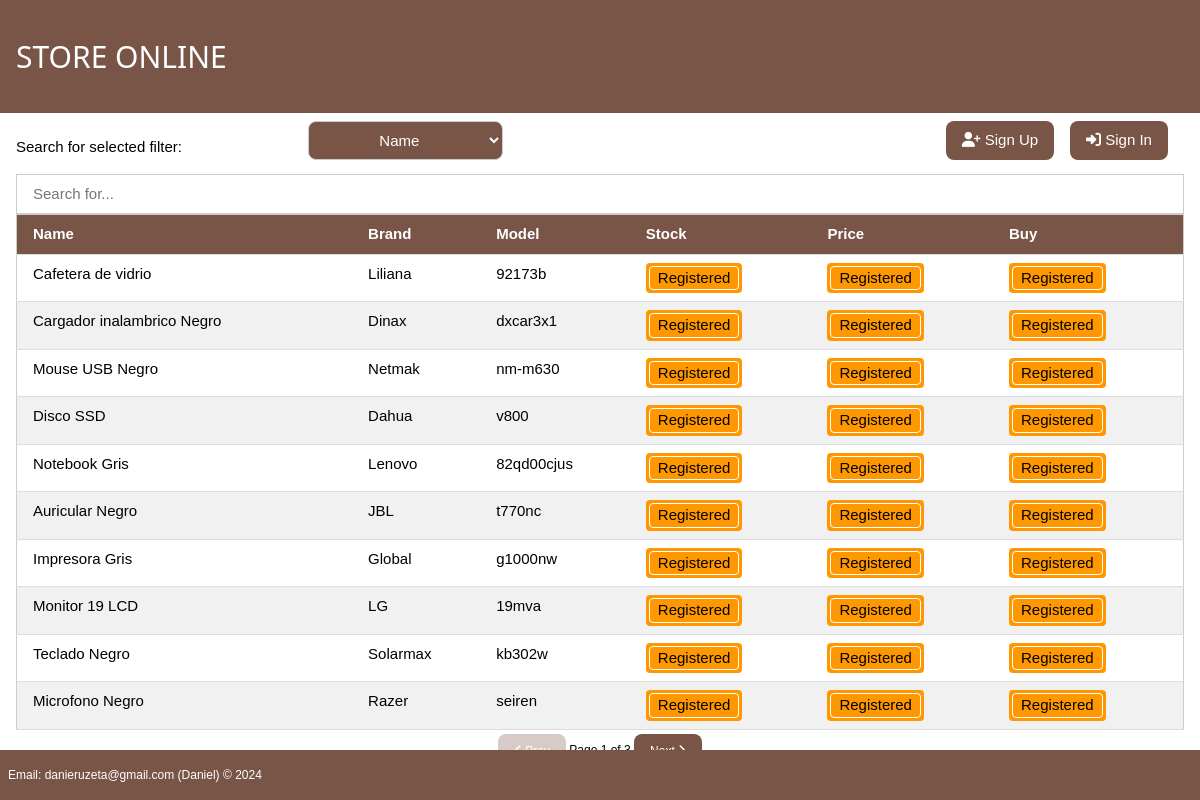
The page / on the database its author committed.
### tables this page shows
CREATE TABLE item (
  itemId INT UNSIGNED NOT NULL AUTO_INCREMENT,
  itemName VARCHAR(100) NOT NULL,
  brand VARCHAR(100) NOT NULL, 
  model VARCHAR(100) NOT NULL,
  stock INT NOT NULL DEFAULT 0,
  price DECIMAL(15,2) NOT NULL DEFAULT 0,
  isActive BOOLEAN DEFAULT TRUE,
  PRIMARY KEY (itemId)
);

### index.php (called while the page is built, shortened)
<?php
require "Config/Autoload.php";
require_once(VIEWS_PATH."head.php");
Router::Route(new Request());
require_once(VIEWS_PATH."footer.php");
?>

### Controllers/HomeController.php (called while the page is built, shortened)
<?php
class HomeController {
  public function Index() {
    $itemDAO = new ItemDAO();
    $itemList = $itemDAO->getAllItem();
    require_once(VIEWS_PATH . "welcome.php");
  }
}
?>

### Config/Autoload.php (called while the page is built, shortened)
<?php
class Autoload {
  public static function Start() {
		spl_autoload_register(function($className) {
    	$classPath = ucwords(str_replace("\\", "/", ROOT.$className).".php");
		});
  }
}
?>

### DAO/Connection.php (called while the page is built, shortened)
<?php
class Connection {
  private $pdo = NULL;
  private $pdoStatement = NULL;
  private static $instance = NULL;
  private function __construct() {
    try {
      $this->pdo = new PDO(DSN, DB_USER, DB_PASS);
      $this->pdo->setAttribute(PDO::ATTR_ERRMODE, PDO::ERRMODE_EXCEPTION);
    }
    catch(Exception $e) {
      throw $e;
    }
  }
  public static function GetInstance() {
    if(self::$instance == NULL) {
      self::$instance = new Connection();
    }
    return self::$instance;
  }
  public function Execute($query, $parameters = array(), $queryType = QueryType::Query) {
    try {
      $this->Prepare($query);
      $this->pdoStatement->execute();
      return $this->pdoStatement->fetchAll();
    }
    catch(Exception $e) {
      throw $e;
    }
  }
  private function Prepare($query) {
    try {
      $this->pdoStatement = $this->pdo->prepare($query);
    }
    catch(Exception $e) {
      throw $e;
    }
  }
}
?>

### DAO/ItemDAO.php (called while the page is built, shortened)
<?php
class ItemDAO implements IItemDAO {
  private $tableName = "item";
  private $itemList = array();
  public function getAllItem() {
    try {
      $query =
        <<<SQL
          SELECT *
          FROM {$this->tableName};
        SQL;
      $this->connection = Connection::GetInstance();
      $result = $this->connection->Execute($query);
      foreach ($result as $row) {
        $item = new Item();
        $item->setItemId($row["itemId"]);
        $item->setItemName($row["itemName"]);
        $item->setBrand($row["brand"]);
        $item->setModel($row["model"]);
        $item->setStock($row["stock"]);
        $item->setPrice($row["price"]);
        $item->setIsActive($row["isActive"]);
        array_push($this->itemList, $item);
      }
      return $this->itemList;
    }
    catch(PDOException $e) {
      throw $e;
    }
  }
}
?>

### Models/Item.php (called while the page is built, shortened)
<?php
class Item {
  private $itemName;
  private $brand;
  private $model;
  private $isActive;
  public function __construct(
    $itemName = NULL,
    $brand = NULL,
    $model = NULL,
    $stock = 0,
    $price = 0.0,
    $isActive = TRUE
  )
  {
    $this->itemName = $itemName;
    $this->brand = $brand;
    $this->model = $model;
    $this->isActive = $isActive;
  }
  public function setItemId($itemId) {
    return $this;
  }
  public function getItemName() {
    return $this->itemName;
  }
  public function setItemName($itemName) {
    $this->itemName = $itemName;
    return $this;
  }
  public function getBrand() {
    return $this->brand;
  }
  public function setBrand($brand) {
    $this->brand = $brand;
    return $this;
  }
  public function getModel() {
    return $this->model;
  }
  public function setModel($model) {
    $this->model = $model;
    return $this;
  }
  public function setStock($stock) {
    return $this;
  }
  public function setPrice($price) {
    return $this;
  }
  public function getIsActive() {
    return $this->isActive;
  }
  public function setIsActive($isActive) {
    $this->isActive = $isActive;
    return $this;
  }
}
?>

### Views/welcome.php (the view, shortened to what this page needs)
<div class="w3-container w3-padding-24 w3-brown">
  <h2>STORE ONLINE</h2>
</div>
<div class="w3-container w3-padding">
  <div class="w3-row">
    <div class="w3-col s3">
			<p>Search for selected filter:</p>
		</div>
		<div class="w3-col s2">
      <select id="filterField" class="w3-select w3-border w3-center w3-round-large w3-brown">
				<option value="0" selected>Name</option>
			</select>
		</div>
    <div class="w3-col s7">
      <div class="w3-container w3-right">
        <button onclick="document.getElementById('modalLogin').style.display='block'"
          class="w3-button w3-brown w3-round-large"><i class="fas fa-sign-in-alt"></i> Sign In</button>
        <?php $signupUrl = FRONT_ROOT . 'Customer/SignUpView'; ?>
        <a href="<?php echo $signupUrl; ?>" class="w3-btn w3-round-large w3-brown w3-left w3-margin-right"><i class="fas fa-user-plus"></i> Sign Up</a>
    </div>
  </div>
  <input class="w3-input w3-border w3-hover-border-brown w3-padding" type="text" id="Input" onkeyup="filterTable()" placeholder="Search for...">
	<table class="w3-table-all" id="Table">
    <thead>
      <tr class="w3-brown">
        <th>Name</th>
        <th>Brand</th>
        <th>Model</th>
        <th>Stock</th>
        <th>Price</th>
        <th>Buy</th>
      </tr>
    </thead>
    <tbody id="tableBody">
      <?php
        if(isset($itemList)) {
          foreach ($itemList as $item) {
            if($item->getIsActive()) {
      ?>
              <tr class="w3-hover-deep-orange">
                <td><?php echo $item->getItemName(); ?></td>
                <td><?php echo $item->getBrand(); ?></td>
                <td><?php echo $item->getModel(); ?></td>
                <td>
                  <div class="w3-tag w3-round w3-orange" style="padding:3px">
                    <div class="w3-tag w3-round w3-orange w3-border w3-border-white">
                      Registered
                    </div>
                  </div>
                </td>
                <td>
                  <div class="w3-tag w3-round w3-orange" style="padding:3px">
                    <div class="w3-tag w3-round w3-orange w3-border w3-border-white">
                      Registered
                    </div>
                  </div>
                </td>
                <td>
                  <div class="w3-tag w3-round w3-orange" style="padding:3px">
                    <div class="w3-tag w3-round w3-orange w3-border w3-border-white">
                      Registered
                    </div>
                  </div>
                </td>
              </tr>
      <?php
            }
          }
        }
      ?>
    </tbody>
  </table>
  <?php include 'pagination.php';?>
</div>

### Views/head.php (shortened to what this page needs)
<!doctype html>
<html lang="en">
<head>
  <link rel="stylesheet" href="<?php echo CSS_PATH ?>w3.css">
  <link rel="stylesheet" href="<?php echo CSS_PATH ?>/css/all.min.css">
  <link rel="stylesheet" href="<?php echo CSS_PATH ?>/css/custom.css">
</head>
<body>
<div class="content">

### Config/Router.php (shortened to what this page needs)
<?php
class Router {
  public static function Route(Request $request) {
    $methodName = $request->getmethod();
    $methodParameters = $request->getparameters();
    $controller = new $controllerClassName;
    if(!isset($methodParameters)) {
      call_user_func(array($controller, $methodName));
    }
    else {
      call_user_func_array(array($controller, $methodName), $methodParameters);
    }
  }
}
?>

### Views/pagination.php (shortened to what this page needs)
<div>
  <?php
    $paginationColor = "w3-brown";
  ?>
  <div class="w3-center w3-padding-small w3-small" id="pagination">
    <button class="w3-button w3-round-large <?php echo $paginationColor; ?>"
      onclick="changePage(-1)" id="prevBtn"><i class="fas fa-chevron-left"></i> Prev</button>
    <span id="pageInfo">Page 1 of 1</span>
    <button class="w3-button w3-round-large <?php echo $paginationColor; ?>"
      onclick="changePage(1)" id="nextBtn">Next <i class="fas fa-chevron-right"></i></button>
  </div>
</div>

### Views/footer.php (shortened to what this page needs)
</div>
  <?php
    $footerColor = "w3-brown";
  ?>
<div class="w3-container w3-padding-small w3-small w3-bottom <?php echo $footerColor; ?>">
  <?php
    $currentDate = date('Y');
    echo
      <<<HTML
        <p>Email: danieruzeta@gmail.com (Daniel)
        © $currentDate</p>
      HTML;
  ?>
</div>
</body>
</html>

### Resources/css/w3.css (style rules this page uses)
html { box-sizing:border-box }
*,*:before,*:after { box-sizing:inherit }
html { -ms-text-size-adjust:100%;-webkit-text-size-adjust:100% }
body { margin:0 }
a { background-color:transparent }
button,input,select,textarea,optgroup { font:inherit;margin:0 }
button,input { overflow:visible }
button,select { text-transform:none }
button,[type=button],[type=reset],[type=submit] { -webkit-appearance:button }
html,body { font-family:Verdana,sans-serif;font-size:15px;line-height:1.5 }
html { overflow-x:hidden }
h2 { font-size:30px }
h1,h2,h3,h4,h5,h6 { font-family:"Segoe UI",Arial,sans-serif;font-weight:400;margin:10px 0 }
a { color:inherit }
.w3-table,.w3-table-all { border-collapse:collapse;border-spacing:0;width:100%;display:table }
.w3-table-all { border:1px solid #ccc }
.w3-bordered tr,.w3-table-all tr { border-bottom:1px solid #ddd }
.w3-table-all tr:nth-child(odd) { background-color:#fff }
.w3-table-all tr:nth-child(even) { background-color:#f1f1f1 }
.w3-table td,.w3-table th,.w3-table-all td,.w3-table-all th { padding:8px 8px;display:table-cell;text-align:left;vertical-align:top }
.w3-table th:first-child,.w3-table td:first-child,.w3-table-all th:first-child,.w3-table-all td:first-child { padding-left:16px }
.w3-btn,.w3-button { border:none;display:inline-block;padding:8px 16px;vertical-align:middle;overflow:hidden;text-decoration:none;color:inherit;background-color:inherit;text-align:center;cursor:pointer;white-space:nowrap }
.w3-btn,.w3-button { -webkit-touch-callout:none;-webkit-user-select:none;-khtml-user-select:none;-moz-user-select:none;-ms-user-select:none;user-select:none }
.w3-disabled,.w3-btn:disabled,.w3-button:disabled { cursor:not-allowed;opacity:0.3 }
.w3-badge,.w3-tag { background-color:#000;color:#fff;display:inline-block;padding-left:8px;padding-right:8px;text-align:center }
.w3-input { padding:8px;display:block;border:none;border-bottom:1px solid #ccc;width:100% }
.w3-select { padding:9px 0;width:100%;border:none;border-bottom:1px solid #ccc }
.w3-container:after,.w3-container:before,.w3-panel:after,.w3-panel:before,.w3-row:after,.w3-row:before,.w3-row-padding:after,.w3-row-padding:before, .w3-cell-row:before,.w3-cell-row:after,.w3-clear:after,.w3-clear:before,.w3-bar:before,.w3-bar:after { content:"";display:table;clear:both }
.w3-col,.w3-half,.w3-third,.w3-twothird,.w3-threequarter,.w3-quarter { float:left;width:100% }
.w3-col.s2 { width:16.66666% }
.w3-col.s3 { width:24.99999% }
.w3-col.s7 { width:58.33333% }
.w3-top,.w3-bottom { position:fixed;width:100%;z-index:1 }
.w3-bottom { bottom:0 }
.w3-round,.w3-round-medium { border-radius:4px }
.w3-round-large { border-radius:8px }
.w3-container,.w3-panel { padding:0.01em 16px }
.w3-small { font-size:12px!important }
.w3-center { text-align:center!important }
.w3-border { border:1px solid #ccc!important }
.w3-margin-right { margin-right:16px!important }
.w3-padding-small { padding:4px 8px!important }
.w3-padding { padding:8px 16px!important }
.w3-padding-24 { padding-top:24px!important;padding-bottom:24px!important }
.w3-left { float:left!important }
.w3-right { float:right!important }
.w3-brown,.w3-hover-brown:hover { color:#fff!important;background-color:#795548!important }
.w3-orange,.w3-hover-orange:hover { color:#000!important;background-color:#ff9800!important }
.w3-border-white,.w3-hover-border-white:hover { border-color:#fff!important }

### Resources/css/custom.css (style rules this page uses)
body { display: flex; flex-direction: column; min-height: 100vh; }
.content { flex: 1; }

### rows shown on the page
item: itemName "Cafetera de vidrio", brand "Liliana", model "92173b"
item: itemName "Cargador inalambrico Negro", brand "Dinax", model "dxcar3x1"
item: itemName "Mouse USB Negro", brand "Netmak", model "nm-m630"
item: itemName "Disco SSD", brand "Dahua", model "v800"
item: itemName "Notebook Gris", brand "Lenovo", model "82qd00cjus"
item: itemName "Auricular Negro", brand "JBL", model "t770nc"
item: itemName "Impresora Gris", brand "Global", model "g1000nw"
item: itemName "Monitor 19 LCD", brand "LG", model "19mva"
item: itemName "Teclado Negro", brand "Solarmax", model "kb302w"
item: itemName "Microfono Negro", brand "Razer", model "seiren"
